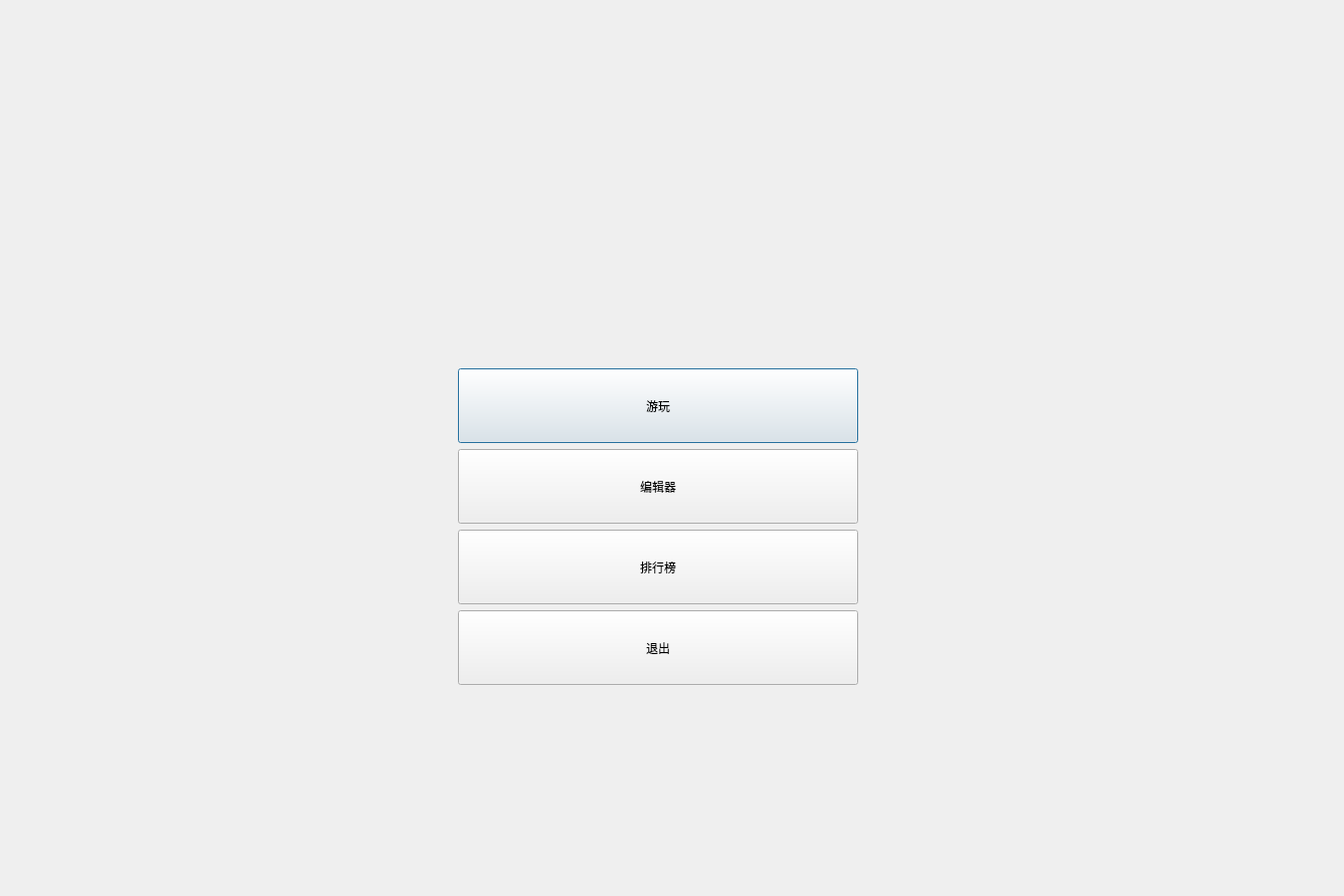
<?xml version="1.0" encoding="UTF-8"?>
<ui version="4.0">
 <class>MainInterface</class>
 <widget class="QDialog" name="MainInterface">
  <property name="geometry">
   <rect>
    <x>0</x>
    <y>0</y>
    <width>1350</width>
    <height>900</height>
   </rect>
  </property>
  <property name="minimumSize">
   <size>
    <width>1350</width>
    <height>900</height>
   </size>
  </property>
  <property name="maximumSize">
   <size>
    <width>1350</width>
    <height>900</height>
   </size>
  </property>
  <property name="windowTitle">
   <string/>
  </property>
  <widget class="QLabel" name="label">
   <property name="geometry">
    <rect>
     <x>0</x>
     <y>0</y>
     <width>1350</width>
     <height>900</height>
    </rect>
   </property>
   <property name="minimumSize">
    <size>
     <width>1350</width>
     <height>900</height>
    </size>
   </property>
   <property name="maximumSize">
    <size>
     <width>1350</width>
     <height>900</height>
    </size>
   </property>
   <property name="text">
    <string/>
   </property>
  </widget>
  <widget class="QWidget" name="layoutWidget">
   <property name="geometry">
    <rect>
     <x>460</x>
     <y>370</y>
     <width>402</width>
     <height>320</height>
    </rect>
   </property>
   <layout class="QVBoxLayout" name="verticalLayout">
    <item>
     <widget class="QPushButton" name="ButtonPlay">
      <property name="minimumSize">
       <size>
        <width>400</width>
        <height>75</height>
       </size>
      </property>
      <property name="text">
       <string>游玩</string>
      </property>
     </widget>
    </item>
    <item>
     <widget class="QPushButton" name="ButtonEdit">
      <property name="minimumSize">
       <size>
        <width>400</width>
        <height>75</height>
       </size>
      </property>
      <property name="text">
       <string>编辑器</string>
      </property>
     </widget>
    </item>
    <item>
     <widget class="QPushButton" name="ButtonBoard">
      <property name="minimumSize">
       <size>
        <width>400</width>
        <height>75</height>
       </size>
      </property>
      <property name="text">
       <string>排行榜</string>
      </property>
     </widget>
    </item>
    <item>
     <widget class="QPushButton" name="ButtonQuit">
      <property name="minimumSize">
       <size>
        <width>400</width>
        <height>75</height>
       </size>
      </property>
      <property name="text">
       <string>退出</string>
      </property>
     </widget>
    </item>
   </layout>
  </widget>
  <zorder>layoutWidget</zorder>
  <zorder>label</zorder>
 </widget>
 <resources/>
 <connections/>
</ui>
